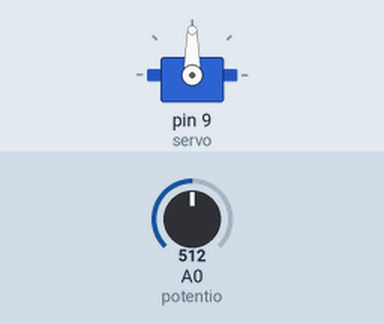
A sketch run on a simulated Arduino Uno, built with avr-gcc and run on an emulated ATmega328P. Shown: servo. The inputs (shaded band) are chosen by the test bench; at power-on: A0 (potentio) = 512. What the sketch prints to the serial monitor is not drawn.

Above: at 1.2 s.
1.3 s: A0 (potentio) set to 716
At 2.5 s:
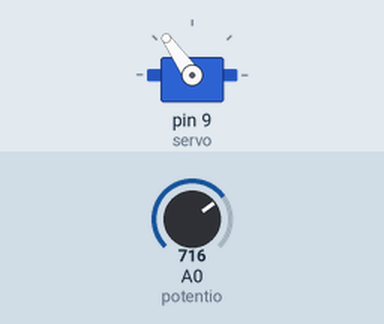
2.8 s: A0 (potentio) set to 900
At 3.9 s:
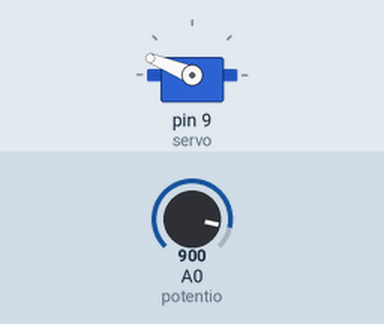
4.3 s: A0 (potentio) set to 1023
At 5.0 s:
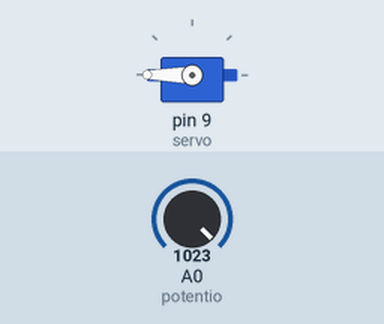
5.8 s: A0 (potentio) set to 306
At 6.2 s:
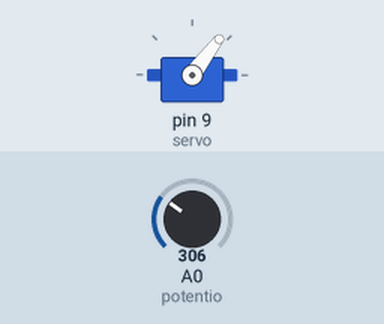
7.3 s: A0 (potentio) set to 122
At 8.4 s:
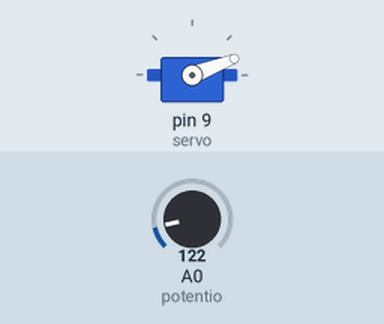
8.8 s: A0 (potentio) set to 0
At 9.4 s:
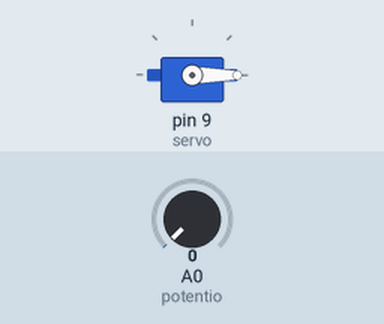
Timing chart, 0 to 11.3 s (numbered marks = the images above; inputs shaded):
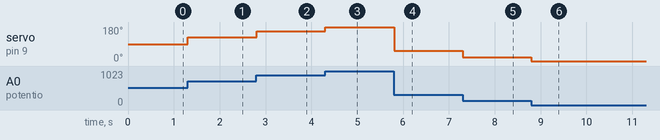

The sketch:

servo_potentio.ino
```cpp
#include <Servo.h>

short potentio = A0;
int value;

Servo servo;

void setup() {
  // put your setup code here, to run once:
  servo.attach(9);
  Serial.begin(9600);

}

void loop() {
  // put your main code here, to run repeatedly:
  value = map(analogRead(potentio), 0, 1023, 0, 180);
  servo.write(value);
  Serial.println(value);
}
```

Measured:
- after the input at 1.3 s, servo on pin 9 (servo): 90° → 125° at once
- after the input at 2.8 s, servo on pin 9 (servo): 125° → 158° at once
- after the input at 4.3 s, servo on pin 9 (servo): 158° → 180° at once
- after the input at 5.8 s, servo on pin 9 (servo): 180° → 53° at once
- after the input at 7.3 s, servo on pin 9 (servo): 53° → 21° at once
- after the input at 8.8 s, servo on pin 9 (servo): 21° → 0° at once
